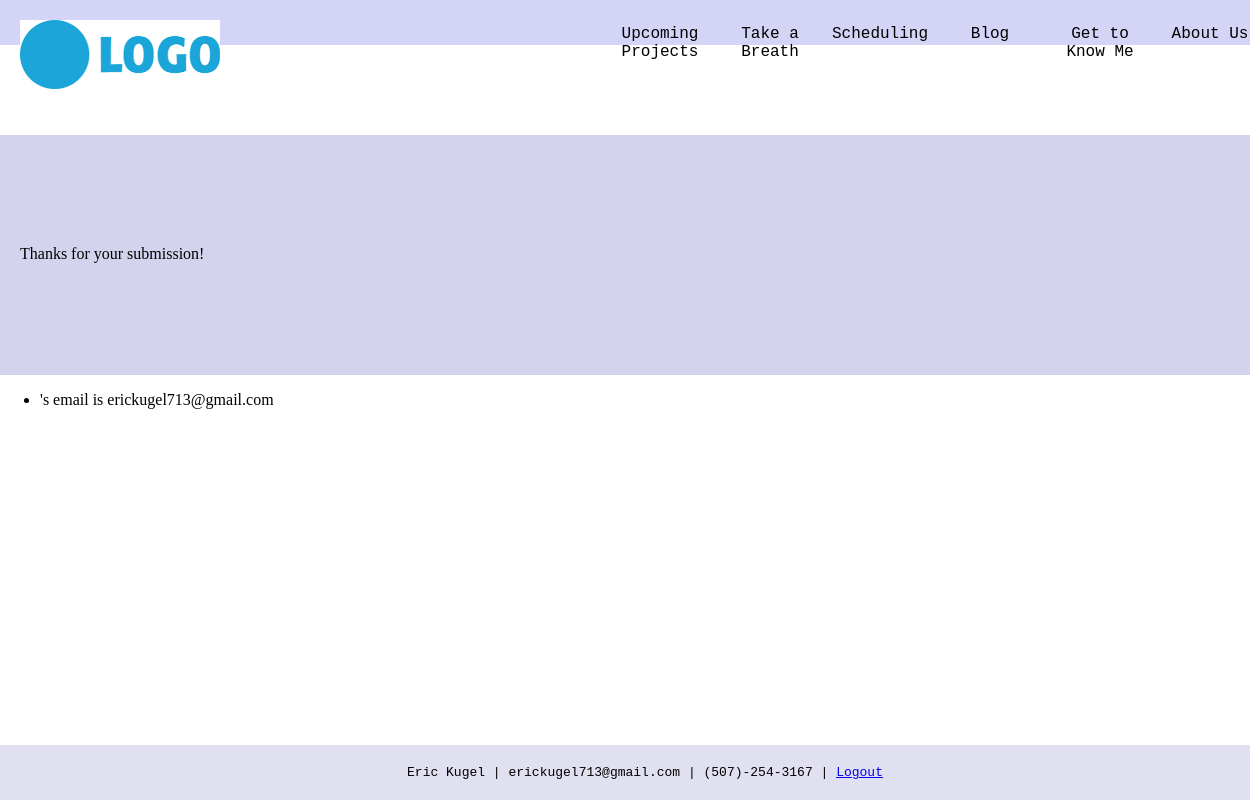
Page /success on the earlier database version.
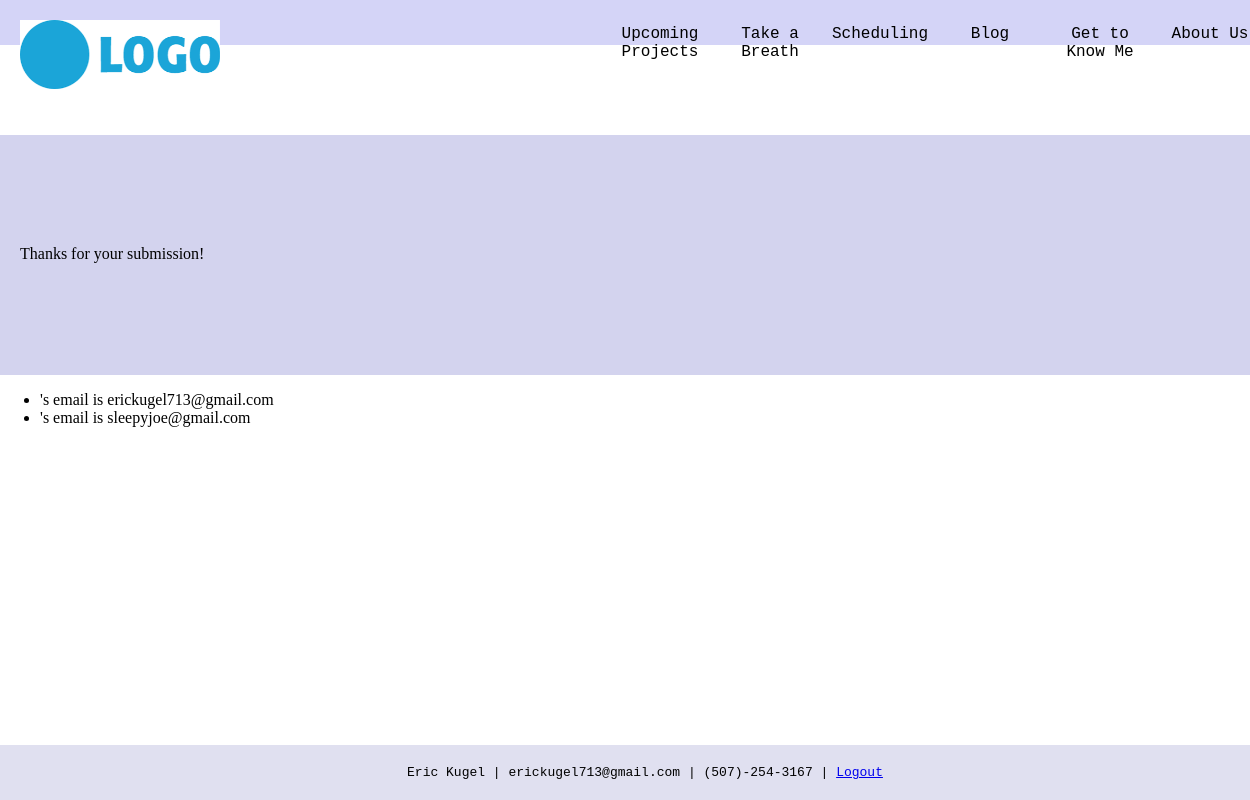
Same page on the later database version.
### App/models.py (models this page shows, shortened)
class User(UserMixin, db.Model):
    __tablename__ = "flasklogin-users"
    id = db.Column(db.Integer, primary_key = True)
    name = db.Column(db.String(64), index = False, unique = False, nullable = False)
    email = db.Column(db.String(80), index = True, unique = True, nullable = False)
    password = db.Column(db.String(200), primary_key = False, unique = False, nullable = False)
    country = db.Column(db.String(100), index = False, unique = False, nullable = True)
    admin = db.Column(db.Boolean, index = False, unique = False, nullable = False)

### App/routes.py (the view)
@app.route("/success")
def success():
  return render_template("success.jinja2", users = User.query.all())

### App/templates/success.jinja2
{% extends "layout.jinja2" %}
{% block content %}
<div class = "section">
  <br><br><br><br><br>Thanks for your submission!
</div>
<ul>
{% for user in users %}
  <li>{{user.username}}'s email is {{user.email}}</li>
{% endfor %}
</ul>
{% endblock %}

Differences in the rows shown:
added User: email "sleepyjoe@gmail.com"
